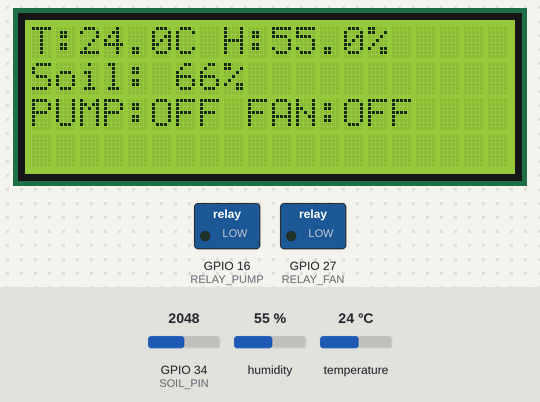
Bench run of a sketch on a simulated ESP32. On the bench: 20×4 character LCD, switched loads named in the sketch (green lamp = pin HIGH). The test bench sets the inputs (shaded band); at power-on: temperature 24 °C, GPIO 34 (SOIL_PIN) = 2048, humidity 55 %. WiFi joins after 1.5 s; servers stay silent unless stated; storage starts empty; what the sketch prints to the serial monitor is not drawn.

Above: at 4.8 s.
4.9 s: temperature set to 25.8 °C
At 8.8 s:
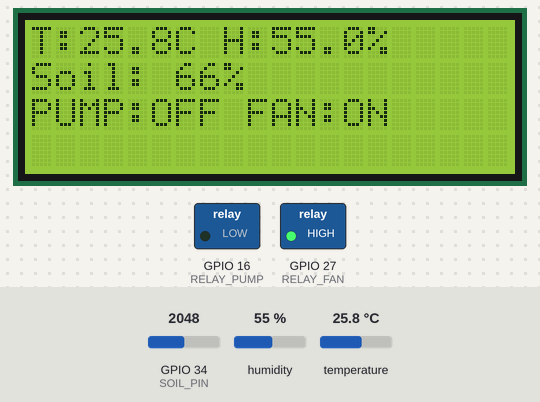
9.1 s: GPIO 34 (SOIL_PIN) set to 2790
At 10.4 s:
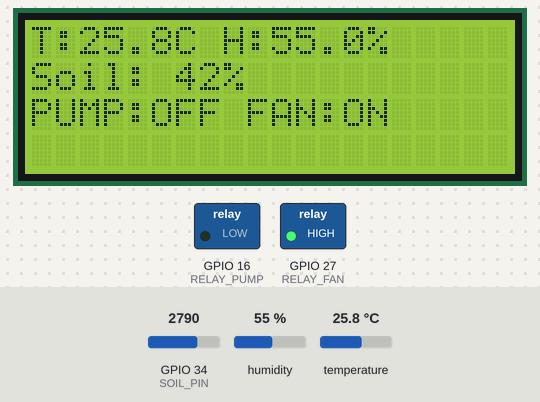
11.1 s: GPIO 34 (SOIL_PIN) set to 2929
At 12.1 s:
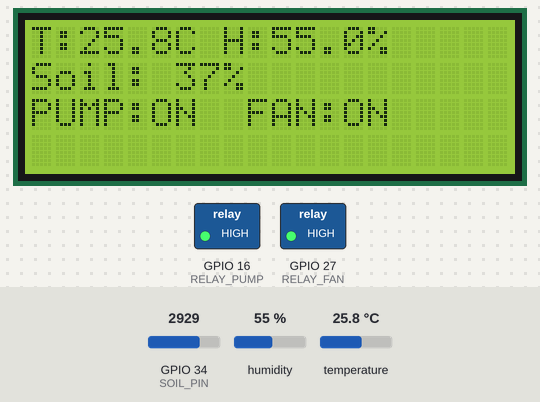
13.1 s: temperature set to 12 °C
At 16.4 s:
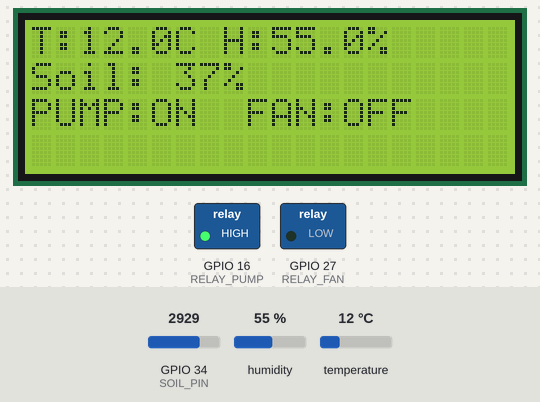
17.1 s: humidity set to 22 %
At 20.6 s:
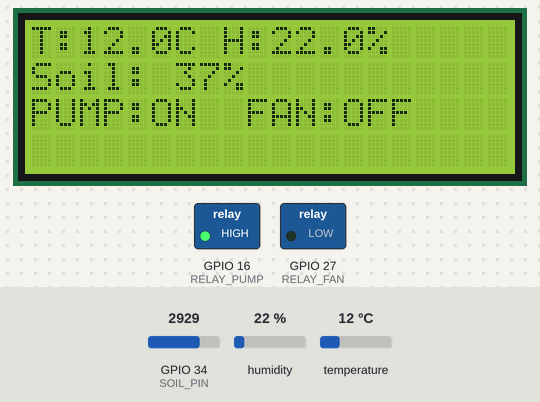
21.1 s: GPIO 34 (SOIL_PIN) set to 2866
Timing chart, 0 to 24.1 s (numbered marks = the images above; inputs shaded):
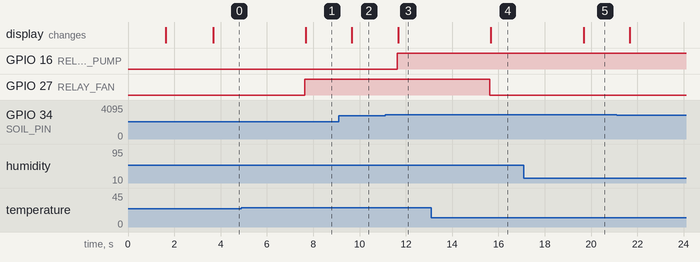

Measured:
- the behaviour switches between 25 and 25.1 °C on temperature (found by bisection; images 0 and 1)
- the behaviour switches between 2857 and 2858 on GPIO 34 (SOIL_PIN) (found by bisection; images 2 and 3)
- after the input at 4.9 s, GPIO 27 (RELAY_FAN): LOW → HIGH after 2.7 s; the display: changes after 2.8 s (image 1)
- after the input at 9.1 s, the display: changes after 0.57 s (image 2)
- after the input at 11.1 s, GPIO 16 (RELAY_PUMP): LOW → HIGH after 0.53 s; the display: changes after 0.58 s (image 3)
- after the input at 13.1 s, GPIO 27 (RELAY_FAN): HIGH → LOW after 2.5 s; the display: changes after 2.6 s (image 4)
- after the input at 17.1 s, the display: changes after 2.6 s (image 5)

The sketch:

Agro.ino
```cpp
#include <Wire.h>
#include <LiquidCrystal_I2C.h>
#include <DHT.h>
#include <WiFi.h>
#include <ThingSpeak.h>
#include <LittleFS.h>
#include <WebServer.h>

#define DHTPIN 18
#define DHTTYPE DHT21
#define SOIL_PIN 34
#define RELAY_PUMP 16
#define RELAY_FAN 27

const char* ssid = "Man";
const char* password = "Mantul123";
unsigned long myChannelNumber = 3400718;
const char * myWriteAPIKey = "36VRJGCPF1O6AHD5";

WiFiClient client;
LiquidCrystal_I2C lcd(0x27, 20, 4);
DHT dht(DHTPIN, DHTTYPE);

WebServer server(80);

const int SOIL_DRY = 40;
const float TEMP_HOT = 25.0;

unsigned long lastTimeCloud = 0;
const unsigned long timerDelayCloud = 20000;

unsigned long lastTimeSensor = 0;
const unsigned long timerDelaySensor = 2000;

float lastTemp = 0.0;
float lastHum = 0.0;
int lastSoil = 0;
bool pumpState = false;
bool fanState = false;

void setup() {
  Serial.begin(115200);

  lcd.init();
  lcd.backlight();
  lcd.print("Memulai Sistem...");

  WiFi.mode(WIFI_STA);
  WiFi.begin(ssid, password);
  Serial.print("Menghubungkan ke WiFi");
  while(WiFi.status() != WL_CONNECTED) {
    delay(500);
    Serial.print(".");
  }
  Serial.println("\nTerhubung ke WiFi!");
  Serial.print("IP Address Web Server: ");
  Serial.println(WiFi.localIP());

  if (!LittleFS.begin()) {
    Serial.println("Gagal me-mount LittleFS!");
    return;
  }
  Serial.println("LittleFS berhasil di-mount.");

  server.on("/", HTTP_GET, []() {
    File file = LittleFS.open("/index.html", "r");
    if (!file) {
      server.send(404, "text/plain", "Error: File index.html tidak ditemukan! Kamu belum melakukan ESP32 Sketch Data Upload.");
      return;
    }
    server.streamFile(file, "text/html");
    file.close();
  });

  server.serveStatic("/", LittleFS, "/");

  server.begin();
  Serial.println("Web Server Aktif!");

  ThingSpeak.begin(client);
  dht.begin();
  pinMode(RELAY_PUMP, OUTPUT);
  pinMode(RELAY_FAN, OUTPUT);
  digitalWrite(RELAY_PUMP, LOW);
  digitalWrite(RELAY_FAN, LOW);

  lcd.clear();
  lcd.print("Sistem Agrotek Siap!");
  delay(2000);
  lcd.clear();
}

void loop() {
  server.handleClient();

  if (millis() - lastTimeSensor >= timerDelaySensor) {
    lastTimeSensor = millis();

    float humidity = dht.readHumidity();
    float temperature = dht.readTemperature();
    int soilAnalogValue = analogRead(SOIL_PIN);

    if (!isnan(humidity) && !isnan(temperature)) {
      lastHum = humidity;
      lastTemp = temperature;
      int soilPercent = map(soilAnalogValue, 4095, 1000, 0, 100);
      lastSoil = constrain(soilPercent, 0, 100);

      pumpState = (lastSoil < SOIL_DRY);
      digitalWrite(RELAY_PUMP, pumpState ? HIGH : LOW);

      fanState = (lastTemp > TEMP_HOT);
      digitalWrite(RELAY_FAN, fanState ? HIGH : LOW);

      lcd.setCursor(0, 0); lcd.print("T:" + String(lastTemp, 1) + "C H:" + String(lastHum, 1) + "%  ");
      lcd.setCursor(0, 1); lcd.print("Soil: " + String(lastSoil) + "%   ");
      lcd.setCursor(0, 2); lcd.print("PUMP:" + String(pumpState ? "ON " : "OFF") + " FAN:" + String(fanState ? "ON " : "OFF"));
    }
  }

  if (millis() - lastTimeCloud >= timerDelayCloud) {
    lastTimeCloud = millis();

    ThingSpeak.setField(1, lastTemp);
    ThingSpeak.setField(2, lastHum);
    ThingSpeak.setField(3, lastSoil);
    ThingSpeak.setField(4, pumpState ? 1 : 0);
    ThingSpeak.setField(5, fanState ? 1 : 0);

    int x = ThingSpeak.writeFields(myChannelNumber, myWriteAPIKey);
    if(x == 200){
      Serial.println("Update ThingSpeak berhasil.");
    }
  }
}
```
